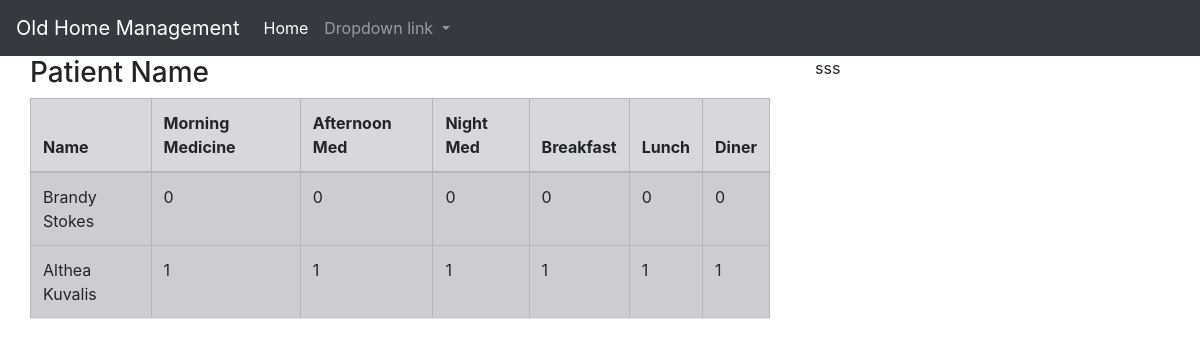
/caregiver.php, run on the app's committed database.
### tables this page shows
CREATE TABLE `patient_activities` (
  `id` bigint(20) UNSIGNED NOT NULL,
  `caregiver_id` bigint(20) UNSIGNED NOT NULL,
  `doctor_id` bigint(20) UNSIGNED DEFAULT NULL,
  `patient_id` bigint(20) UNSIGNED NOT NULL,
  `has_given_morning_medicine` tinyint(1) NOT NULL,
  `has_given_afternoon_medicine` tinyint(1) NOT NULL,
  `has_given_night_medicine` tinyint(1) NOT NULL,
  `has_given_breakfast` tinyint(1) NOT NULL,
  `has_given_lunch` tinyint(1) NOT NULL,
  `has_given_dinner` tinyint(1) NOT NULL,
  `created_at` timestamp NULL DEFAULT NULL,
  `updated_at` timestamp NULL DEFAULT NULL
);

CREATE TABLE `users` (
  `id` bigint(20) UNSIGNED NOT NULL,
  `role_id` bigint(20) UNSIGNED NOT NULL,
  `first_name` varchar(255) NOT NULL,
  `last_name` varchar(255) NOT NULL,
  `phone` varchar(255) NOT NULL,
  `email` varchar(255) NOT NULL,
  `date_of_birth` date NOT NULL,
  `password` varchar(255) NOT NULL,
  `approved` tinyint(1) NOT NULL,
  `created_at` timestamp NULL DEFAULT NULL,
  `updated_at` timestamp NULL DEFAULT NULL
);

### caregiver.php (the view, shortened to what this page needs)
<?php
 include_once "connection.php";
 include_once "main.php";
?>
<!DOCTYPE html>
<html lang="en">
<head>
    <link rel="stylesheet" href="https://stackpath.bootstrapcdn.com/bootstrap/4.5.2/css/bootstrap.min.css">
</head>
<body>
    <div class="container-fluid">
<div class="row">
                        <div class="col-md-8">
                        <div class="container-fluid">
                 <?php
                        $sql_upcoming = "select care.first_name, care.last_name, pat.first_name as 'p_f_name',pat.last_name as 'p_l_name',patient_activities.has_given_morning_medicine,
                        patient_activities.has_given_afternoon_medicine,patient_activities.has_given_night_medicine,patient_activities.has_given_breakfast,patient_activities.has_given_lunch,patient_activities.has_given_dinner
                        from `patient_activities`
                        JOIN patients on patient_activities.patient_id = patients.id
                        join  employees on patient_activities.caregiver_id = employees.id
                        JOIN users care on employees.user_id = care.id
                        join users pat on patients.user_id  = pat.id";
                        $result = mysqli_query($conn, $sql_upcoming);
                        if (mysqli_num_rows($result) > 0) {
                        ?>
                        <h3>Patient Name</h3>
                        <table class="table table-hover table-bordered table-striped table-secondary">
                        <thead>
                        <tr>
                        <th>Name</th>
                        <th>Morning Medicine</th>
                        <th>Afternoon Med</th>
                        <th>Night Med</th>
                        <th>Breakfast</th>
                        <th>Lunch</th>
                        <th>Diner</th>
                        </tr>
                        </thead>
                        <?php
                            while($row = mysqli_fetch_assoc($result)) {
                            echo "<tr>";
                            echo "<td>" . $row['p_f_name']." ".$row['p_l_name'] . "</td>";
                            echo "<td>" . $row['has_given_morning_medicine']. "</td>";
                            echo "<td>" . $row['has_given_afternoon_medicine']. "</td>";
                            echo "<td>" . $row['has_given_night_medicine']. "</td>";
                            echo "<td>" . $row['has_given_breakfast']. "</td>";
                            echo "<td>" . $row['has_given_lunch']. "</td>";
                            echo "<td>" . $row['has_given_dinner']. "</td>";
                            echo "<tr>";
                        }
                        ?>
                        </table>
                        <?php
                        } else {
                        echo "0 results";
                        }
                ?>
        </div>
                        </div>
                        <div class="col-md-4">
                        sss
                        </div>
</div>
</body>
</html>

### data on the page
patient_activities: users.first_name "Brandy", users.last_name "Stokes", has_given_morning_medicine "0", has_given_afternoon_medicine "0", has_given_night_medicine "0", has_given_breakfast "0", has_given_lunch "0", has_given_dinner "0"
patient_activities: users.first_name "Althea", users.last_name "Kuvalis", has_given_morning_medicine "1", has_given_afternoon_medicine "1", has_given_night_medicine "1", has_given_breakfast "1", has_given_lunch "1", has_given_dinner "1"
